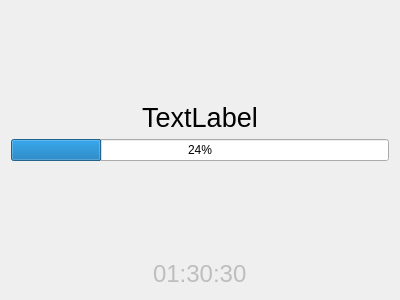
<?xml version="1.0" encoding="UTF-8"?>
<ui version="4.0">
 <class>CFrmFullScreen</class>
 <widget class="QWidget" name="CFrmFullScreen">
  <property name="geometry">
   <rect>
    <x>0</x>
    <y>0</y>
    <width>400</width>
    <height>300</height>
   </rect>
  </property>
  <property name="windowTitle">
   <string>FullScreen</string>
  </property>
  <property name="autoFillBackground">
   <bool>true</bool>
  </property>
  <layout class="QGridLayout" name="gridLayout">
   <item row="5" column="0">
    <widget class="QTimeEdit" name="timeEdit">
     <property name="enabled">
      <bool>false</bool>
     </property>
     <property name="sizePolicy">
      <sizepolicy hsizetype="Preferred" vsizetype="Preferred">
       <horstretch>0</horstretch>
       <verstretch>0</verstretch>
      </sizepolicy>
     </property>
     <property name="font">
      <font>
       <family>Arial</family>
       <pointsize>18</pointsize>
      </font>
     </property>
     <property name="autoFillBackground">
      <bool>false</bool>
     </property>
     <property name="inputMethodHints">
      <set>Qt::ImhNone</set>
     </property>
     <property name="frame">
      <bool>false</bool>
     </property>
     <property name="alignment">
      <set>Qt::AlignCenter</set>
     </property>
     <property name="readOnly">
      <bool>true</bool>
     </property>
     <property name="buttonSymbols">
      <enum>QAbstractSpinBox::NoButtons</enum>
     </property>
     <property name="keyboardTracking">
      <bool>false</bool>
     </property>
     <property name="displayFormat">
      <string notr="true">HH:mm:ss</string>
     </property>
     <property name="calendarPopup">
      <bool>false</bool>
     </property>
     <property name="time">
      <time>
       <hour>1</hour>
       <minute>30</minute>
       <second>30</second>
      </time>
     </property>
    </widget>
   </item>
   <item row="2" column="0">
    <widget class="QProgressBar" name="progressBar">
     <property name="value">
      <number>24</number>
     </property>
     <property name="alignment">
      <set>Qt::AlignLeading|Qt::AlignLeft|Qt::AlignVCenter</set>
     </property>
     <property name="invertedAppearance">
      <bool>false</bool>
     </property>
    </widget>
   </item>
   <item row="0" column="0">
    <spacer name="verticalSpacer">
     <property name="orientation">
      <enum>Qt::Vertical</enum>
     </property>
     <property name="sizeHint" stdset="0">
      <size>
       <width>20</width>
       <height>40</height>
      </size>
     </property>
    </spacer>
   </item>
   <item row="4" column="0">
    <spacer name="verticalSpacer_2">
     <property name="orientation">
      <enum>Qt::Vertical</enum>
     </property>
     <property name="sizeHint" stdset="0">
      <size>
       <width>20</width>
       <height>40</height>
      </size>
     </property>
    </spacer>
   </item>
   <item row="1" column="0">
    <widget class="QLabel" name="lbText">
     <property name="sizePolicy">
      <sizepolicy hsizetype="Preferred" vsizetype="Fixed">
       <horstretch>0</horstretch>
       <verstretch>0</verstretch>
      </sizepolicy>
     </property>
     <property name="font">
      <font>
       <family>Arial</family>
       <pointsize>20</pointsize>
      </font>
     </property>
     <property name="text">
      <string>TextLabel</string>
     </property>
     <property name="alignment">
      <set>Qt::AlignCenter</set>
     </property>
    </widget>
   </item>
  </layout>
 </widget>
 <tabstops>
  <tabstop>timeEdit</tabstop>
 </tabstops>
 <resources/>
 <connections/>
</ui>
